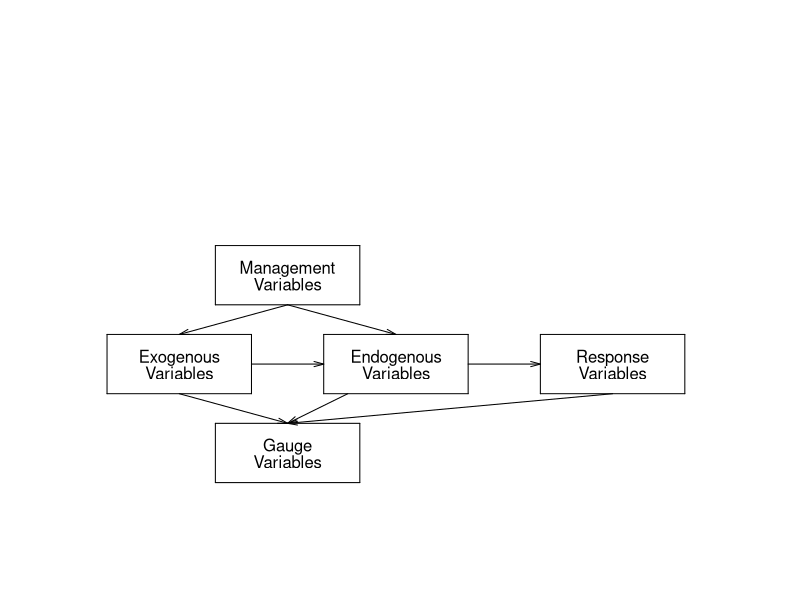

Here is the R script that generated this plot:
plot(1:14,1:14,type="n", axes = FALSE,  # Fig. 7.1
   xlab = "", ylab = "")
box.32 <- function(x,y){ # This function has no return value
   lines(c(x,x+3), c(y,y))
   lines(c(x,x), c(y,y+2))
   lines(c(x+3,x+3), c(y,y+2))
   lines(c(x,x+3), c(y+2,y+2))
}
box.32(3.25,1)
box.32(1,4)
box.32(5.5,4)
box.32(10,4)
box.32(3.25,7)
text.in.box <- function(x,y,l,a) text(x+1.5, y+1.2-0.5*(l-1), a)
text.in.box(3.25,1,1, "Gauge")
text.in.box(3.25,1,2, "Variables")
text.in.box(1,4,1, "Exogenous")
text.in.box(1,4,2, "Variables")
text.in.box(5.5,4,1,"Endogenous")
text.in.box(5.5,4,2, "Variables")
text.in.box(10,4,1,"Response")
text.in.box(10,4,2, "Variables")
text.in.box(3.25,7,1, "Management")
text.in.box(3.25,7,2, "Variables")
arrows(4.75,7, 2.5,6, length = 0.1, angle = 15)
arrows(4.75,7, 7,6, length = 0.1, angle = 15)
arrows(2.5,4, 4.75,3, length = 0.1, angle = 15)
arrows(6,4, 4.75,3, length = 0.1, angle = 15)
arrows(11.5,4, 4.75,3, length = 0.1, angle = 15)
arrows(4,5, 5.5,5, length = 0.1, angle = 15)
arrows(8.5,5, 10,5, length = 0.1, angle = 15)
